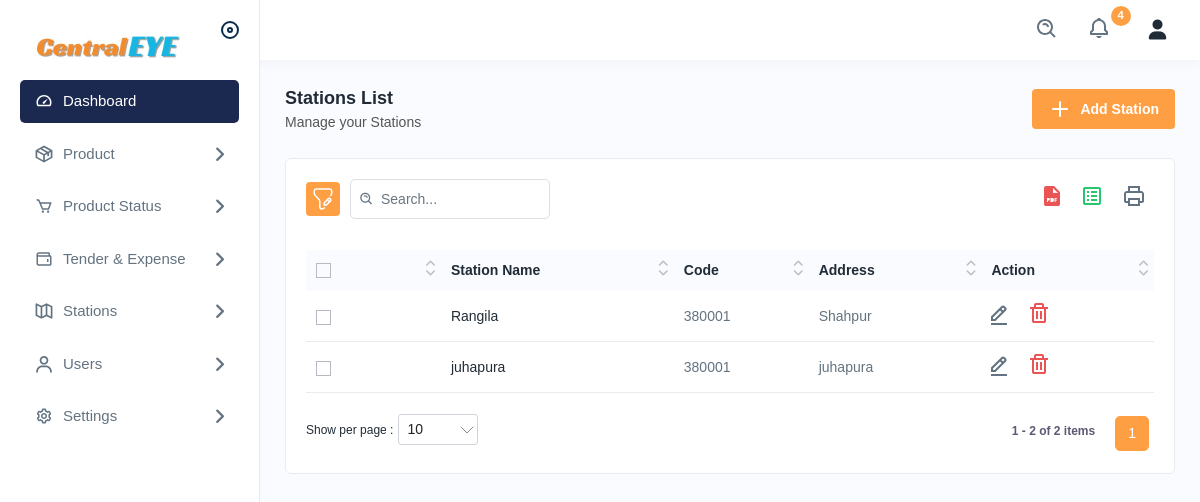
/stationlist, run on an earlier commit of the app's database.
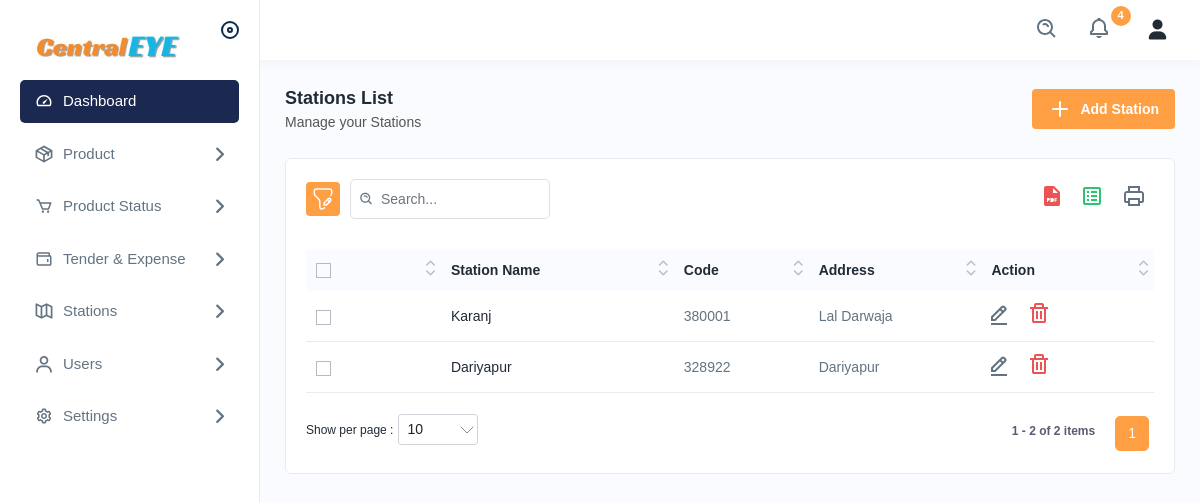
And on a later commit of the database.
### app/models.py (models this page shows, shortened)
class stationDetails(models.Model):
    station_id = models.IntegerField(primary_key=True)
    station_name = models.CharField(max_length=255)
    station_code = models.CharField(max_length=255)
    station_address = models.CharField(max_length=255)

### app/views.py (the view)
# urls.py: path('stationlist',views.stationlist, name='stationlist'),
def stationlist(request):
    station_id = stationDetails.objects.all()
    con = {"station_id":station_id}
    return render(request,'stationlist.html',con)

### templates/stationlist.html (shortened to what the changed rows need)
{% extends 'navbar.html' %}
{% load static %}
{% block body %}
<div class="main-wrapper">
    <div class="page-wrapper">
        <div class="content">
            <div class="card">
                <div class="card-body">
                    <div class="table-responsive">
                        <table class="table  datanew">
                            <thead>
                                <tr>
                                    <th>
                                        <label class="checkboxs">
                                            <span class="checkmarks"></span>
                                        </label>
                                    </th>
                                    <th>Station Name</th>
                                    <th>Code</th>
                                    <th>Address</th>
                                    <th>Action</th>
                                </tr>
                            </thead>
                            <tbody>
                                {% for i in station_id %}
                                <tr>
                                    <td>
                                        <label class="checkboxs">
                                            <span class="checkmarks"></span>
                                        </label>
                                    </td>
                                    <td><a href="{% url 'productlist' %}?filter={{i.station_name}}">{{i.station_name}}</a>
                                    </td>
                                    <td>{{i.station_code}} </td>
                                    <td>{{i.station_address}} </td>
                                    <td>
                                        <a class="me-3" href="{% url 'editstation' i.station_id %}">
                                            <img src="{% static 'assets/img/icons/edit.svg' %}" alt="img">
                                        </a>
                                        <a class="me-3" href="{% url 'deletestation' i.station_id %}">
                                            <img src="{% static 'assets/img/icons/delete.svg' %}" alt="img">
                                        </a>
                                    </td>
                                </tr>
                                {% endfor %}
                            </tbody>
                        </table>
                    </div>
                </div>
            </div>
        </div>
    </div>
</div>
{% endblock %}

What changed in the data, as far as the page shows it:
changed stationDetails: station_name "Rangila" → "Karanj"; station_address "Shahpur" → "Lal Darwaja"
changed stationDetails: station_name "juhapura" → "Dariyapur"; station_code "380001" → "328922"; station_address "juhapura" → "Dariyapur"
